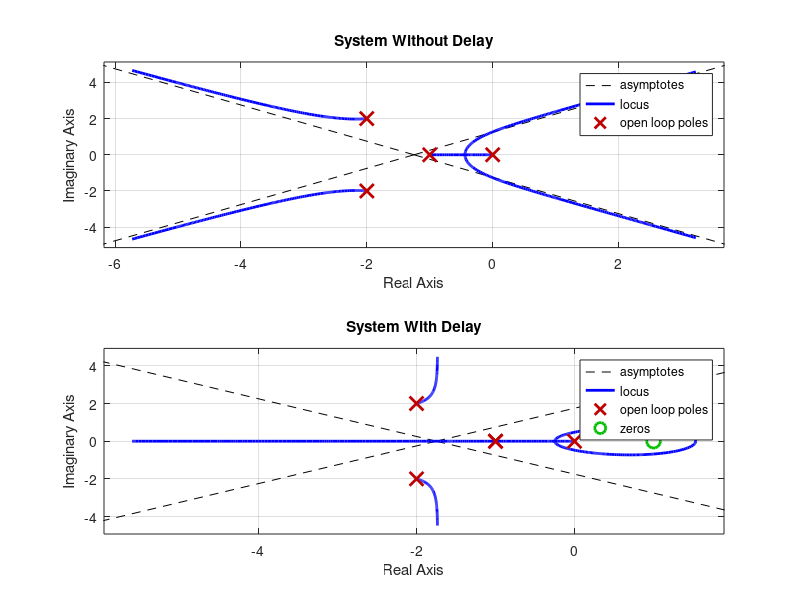

Source code (MATLAB):
clc; clear; close
s = tf('s');
G_without_delay = 1/((s)*(s+1)*(s^2+4*s+8));
subplot(2,1,1)
rlocus(G_without_delay);
title('System Without Delay');
G_with_delay = (1-s)/((s)*((s+1)^2)*(s^2+4*s+8));
subplot(2,1,2)
rlocus(G_with_delay);
title('System With Delay');